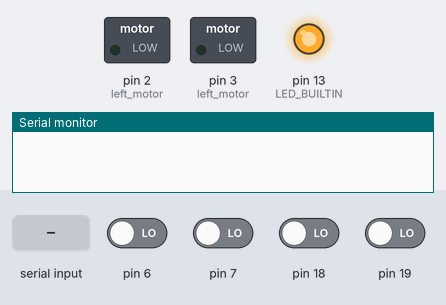
Bench run of a sketch on a simulated Arduino Uno, built with avr-gcc and run on an emulated ATmega328P. Shown: switched loads named in the sketch (green lamp = pin HIGH), output pins drawn as LEDs (lit = HIGH), the last lines printed to the serial monitor. The inputs (shaded band) are chosen by the test bench; at power-on: pin 6, pin 7, pin 18, pin 19 LOW.

Above: at 0.1 s.
At 6.2 s:
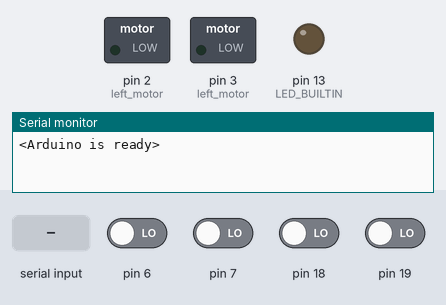
6.3 s: "<90,45,200>" received over Serial
Timing chart, 0 to 9.3 s (numbered marks = the images above; inputs shaded):
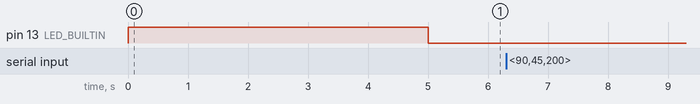

The sketch:

FullLineFollowRemakeArduinoSide.ino
```cpp
#include <QTRSensors.h>
QTRSensors qtr;
const uint8_t SensorCount = 8;
uint16_t sensorValues[SensorCount];
uint16_t linePosition;


const byte numChars = 32;
char receivedChars[numChars];
char tempChar[numChars]; // temporary array used for parsing


//motor command variables
int leftMotor; //int leftMotor
int rightMotor;
int isCross=0;


boolean newData = false;


//=====================================================

void setup() {
   pinMode(3, OUTPUT); //left motor
   pinMode(2,OUTPUT); //left motor
    Serial.begin(115200);
    qtr.setTypeRC(); //this allows us to read the line sensor from didgital pins

    //arduino pin sensornames I am using: 7, 18, 19, 20, 21, 22, 23, 6. UNHOOK THE BLUE JUMPER LABELED BUZZER ON THE ASTAR or pin 6 will cause the buzzer to activate.
    qtr.setSensorPins((const uint8_t[]){7, 18, 19, 20, 21, 22, 23, 6}, SensorCount);

    calibrateSensors();
    Serial.println("<Arduino is ready>");
}

//====================================================

void loop() {

    recvWithStartEndMarkers(); //this function is in charge of taking a peice of data that looks like <17,16>
                               //turning it into a string looking like 17,16 and then setting newdata to true,
                               //letting the rest of the program know a packet of data is ready to be analyzed, does all this without blocking


    if (newData == true) { //newData will be true when recvWithStartEndMarkers(); has finished recieving a whole set of data from Rpi (a set of data is denoted as being containted between <>)

      strcpy(tempChar, receivedChars); //this line makes a copy of recievedChars for parsing in parseData, I do this becasue strtok() will alter any string I give it,I want to preserve the origonal data
      parseData(); //right now parseData only parses a string of 2 numbers seperated by commas into floats
                   //so the string 17.5,16 becomes two floats; 17.5 and 16
      sendDataToRpi();

    }

    commandMotors(); //we want this to happen outside of our newdata=true loop so it is never blocked
}


//======================================================


void parseData(){


  char *strtokIndexer; //doing char * allows strtok to increment across my string properly frankly im not sure why... something to do with pointers that I dont expect students to understand


  strtokIndexer = strtok(tempChar,","); //sets strtokIndexer = to everything up to the first comma in tempChar /0 //this line is broken
  leftMotor = atoi(strtokIndexer); //converts strtokIndexer into a int


  strtokIndexer= strtok(NULL, ","); //setting the first input to null causes strtok to continue looking for commas in tempChar starting from where it left off, im not really sure why
  rightMotor = atoi(strtokIndexer);


  //now that we have extracted the data from the Rpi as floats, we can use them to command actuators somewhere else in the code

}

//==========================================

void sendDataToRpi() {

   linePosition = qtr.readLineBlack(sensorValues); //returns a value between 0 and 7000. if this value is 0 or 7000 it means your line sensor is
                                                  //on the right of the line, or on the left of the line. if linePosition is 3500, it means the line
                                                  //sensor is centered over the line

   //HEY THIS IS IMPORTANT!!!!!!
   //Read the documentation on the QTR sensors if you want to learn more, but as well as examining where the line is relative to the whole array of sensors, we can also examine what each INDIVIDUAL sensor sees
   //by examining sensorValues at spesific places (AFTER the readLineBlack function has been called on it), for example, the below code prints out the outputs from the 0 and 7 sensor seperated by a comma:
   //   Serial.print(sensorValues[0]);
   //   Serial.print(',');
   //   Serial.println(sensorValues[7]);
   //these range that can be printed here is 0-1000, 0 means that the INDIVIDUAL sensor is not over a line, and 1000 means it is directly over a line
   //you need to figure out how to use that you can examine the status of each individual sensor to tell the Rpi if
   //your robot is over a cross. My suggestion is to use an if statement that checks 2 sensors that usually wont both be seeing a line,
   //then change the value of lineposition to be the string 'cross'
  //example logic to detect if your linesensor is over a cross:
  //
  //if(sensorValues[7] > 750 && sensorValues[0] >750){ //meaning both the far left and right sensors see a value above 750, meaning your robot is VERY LIKLY over a cross
  // iscross=1; //now I will be sending the string 'cross' to the rpi INSTEAD of a number between 0-7000 that rearesents the line sensor array's position relative to the cross
  //}
  //
   //HEY THIS IS IMPORTANT!!!!!!

     Serial.print(leftMotor);
     Serial.print(',');
     Serial.print(rightMotor);
     Serial.print(',');
  //if(iscross == 1){ //this commented out if/else statement is a continuation of the example of logic used to send the rpi the value 8000 both left and right sensors see the line, this is a value that LinePosition will never send, so you can have a catch in the Rpi code that checks if linePosition is greater than 7000
  //Serial.println('8000')
  //iscross=0;
  //} else {
     Serial.println(linePosition);
  //}
newData = false;

}

//=======================================

void commandMotors(){
//analogWrite(3,leftMotor);
//analogWrite(2,rightMotor);
//
}


//=========================================================


void recvWithStartEndMarkers() {
    static boolean recvInProgress = false;
    static byte ndx = 0;
    char startMarker = '<';
    char endMarker = '>';
    char rc;

    while (Serial.available() > 0 && newData == false) {
        rc = Serial.read();


        if (recvInProgress == true) {
            if (rc != endMarker) {
                receivedChars[ndx] = rc;
                ndx++;
                if (ndx >= numChars) {
                    ndx = numChars - 1;
                }
            }
            else {
                receivedChars[ndx] = '\0'; // terminates the string, frankly unsure why I need this
                recvInProgress = false;
                ndx = 0;
                newData = true;
            }
        }

        else if (rc == startMarker) {
            recvInProgress = true;
        }
    }
}

//==================================================================

void calibrateSensors(){

  //THE SENSORS ONLY CALIBRATE WHEN YOU UPLOAD NEW ARDUINO CODE TO THE ASTAR. after that the sensors STAY calibrated as long as the Astar has power.

  pinMode(LED_BUILTIN, OUTPUT);
  digitalWrite(LED_BUILTIN, HIGH); // turn on Arduino's LED to indicate we are in calibration mode
                                   ///while calibrating, move the sensor over the line a couple times

  // 2.5 ms RC read timeout (default) * 10 reads per calibrate() call
  // = ~25 ms per calibrate() call.
  // Call calibrate() 200 times to make calibration take about 5 seconds.
  for (uint16_t i = 0; i < 200; i++)
  {
    qtr.calibrate();
  }
  digitalWrite(LED_BUILTIN, LOW); // turn off Arduino's LED to indicate we are through with calibration

}
```
